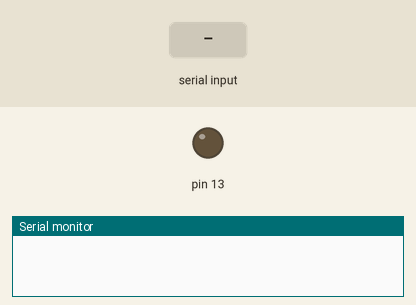
This sketch was run on a simulated Arduino Uno, built with avr-gcc and run on an emulated ATmega328P. Parts: output pins drawn as LEDs (lit = HIGH), the last lines printed to the serial monitor. The test bench sets the inputs (shaded band).

Above: at 1.2 s.
1.3 s: "1" received over Serial
At 2.5 s:
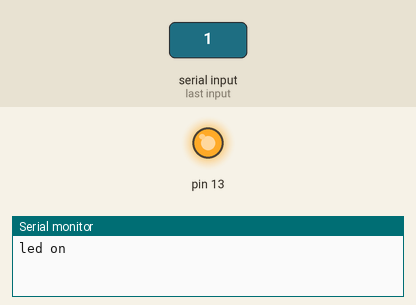
2.8 s: "0" received over Serial
At 3.6 s:
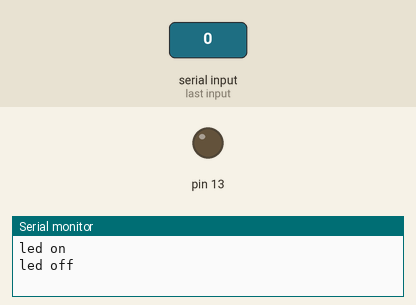
Timing chart, 0 to 5.8 s (numbered marks = the images above; inputs shaded):
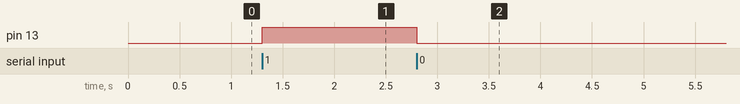

The sketch:

pc-arduino-serial-c.ino
```cpp
//git clone https://github.com/Majdawad88/pc-arduino-c.git
void setup() {
  Serial.begin(9600);
  pinMode(13, OUTPUT);
}

void loop() {
  if (Serial.available() > 0) {
    char data = Serial.read();

    if (data == '1') {
      digitalWrite(13, HIGH);
      Serial.println("led on"); // Send message back to PC
    }
    else if (data == '0') {
      digitalWrite(13, LOW);
      Serial.println("led off"); // Send message back to PC
    }
  }
}
```

Measured:
- after the input at 1.3 s, pin 13: LOW → HIGH at once
- after the input at 2.8 s, pin 13: HIGH → LOW at once
